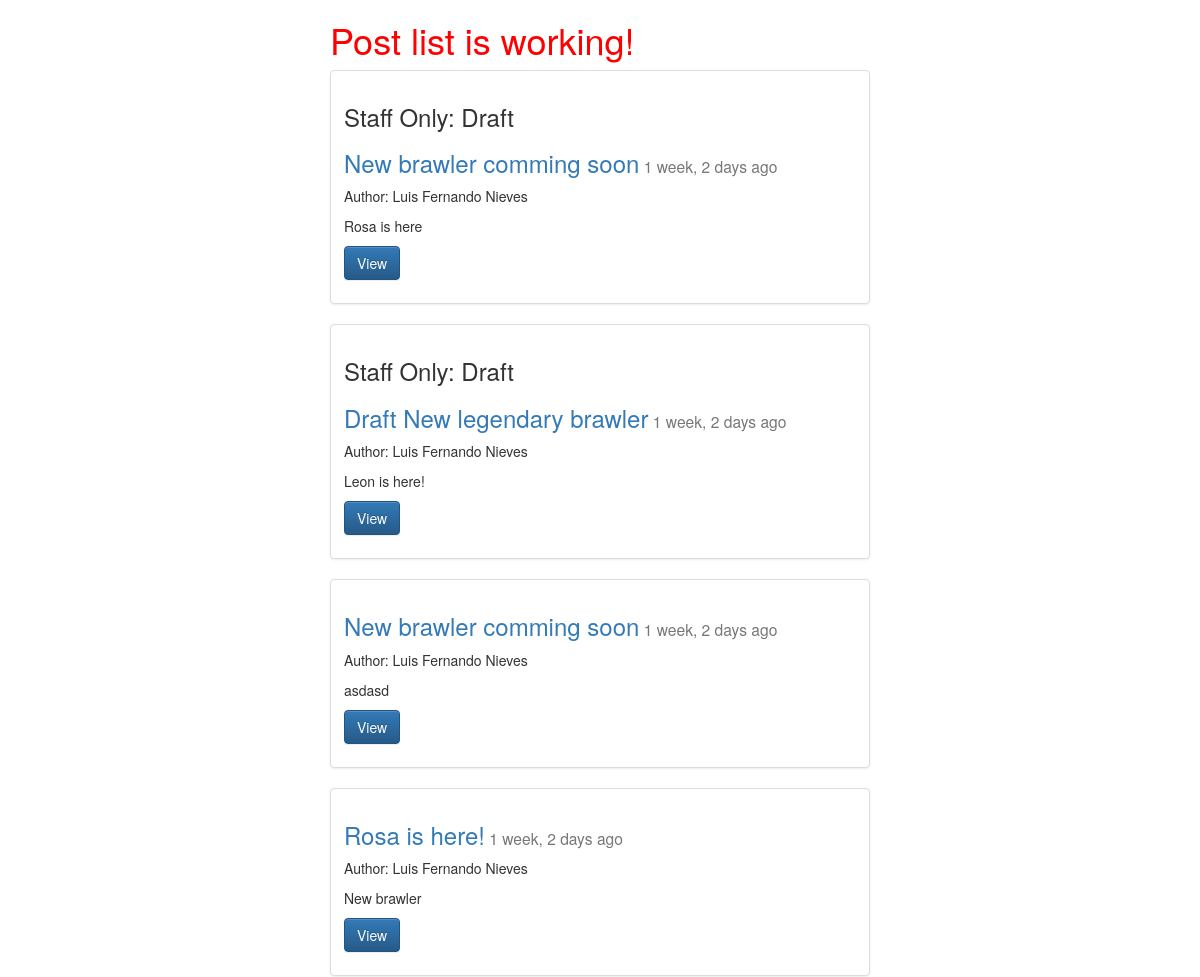
The app's page /posts/ (upper part), older data.
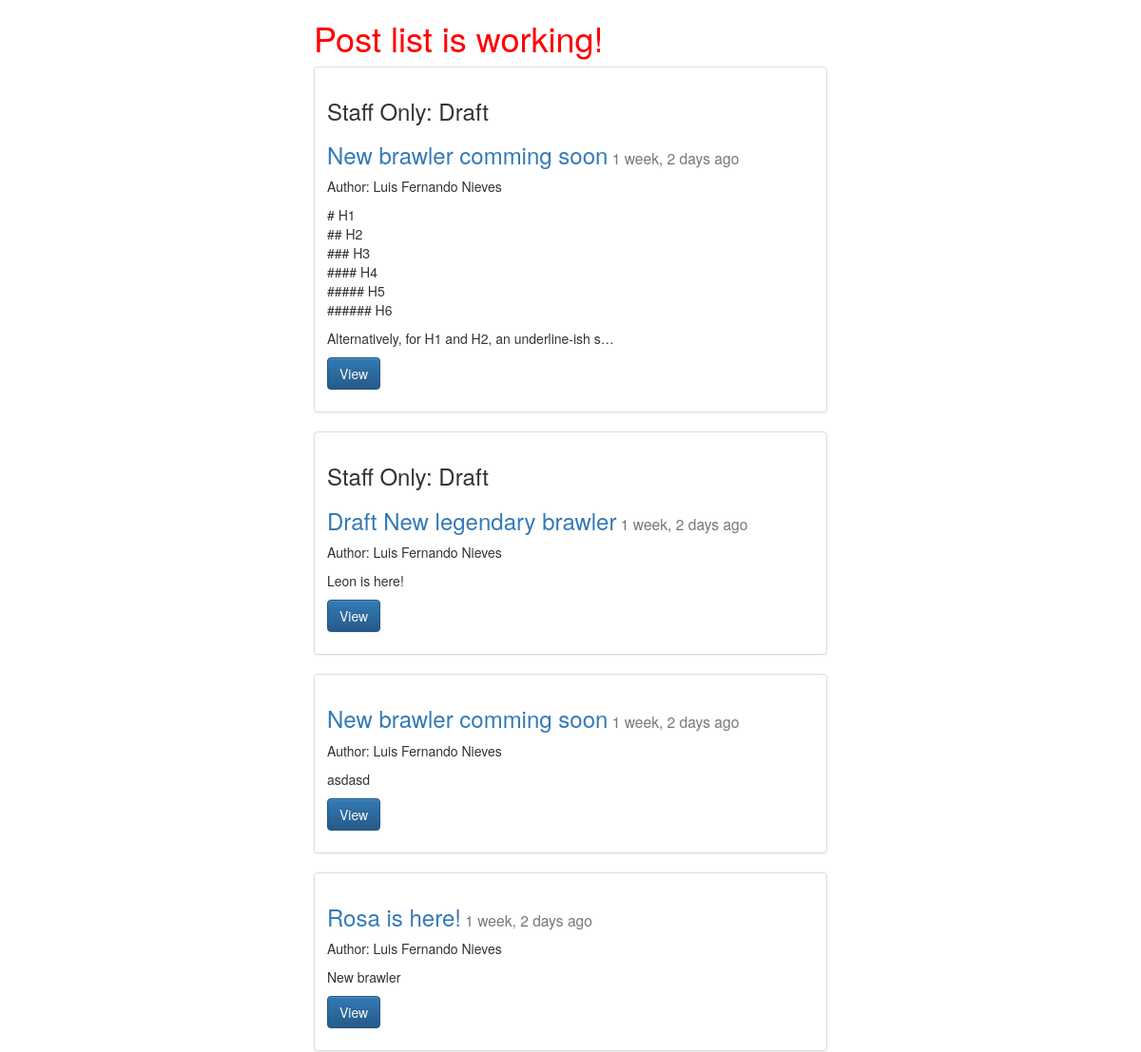
The same page, newer data.
### posts/models.py (models this page shows, shortened)
class Post(models.Model):
    user = models.ForeignKey(settings.AUTH_USER_MODEL, default=1)
    title = models.CharField(max_length=255)
    slug = models.SlugField(unique=True)
    image = models.ImageField(upload_to=upload_location,
            null=True,
            blank=True,
            width_field="width_field",
            height_field="height_field")
    height_field = models.IntegerField(default=0)
    width_field = models.IntegerField(default=0)
    content = models.TextField()
    draft = models.BooleanField(default=False)
    publish = models.DateField(auto_now=False, auto_now_add=False)
    updated = models.DateTimeField(auto_now=True, auto_now_add=False)
    timestamp = models.DateTimeField(auto_now=False, auto_now_add=True)
    objects = PostManager()
    def get_absolute_url(self):
        return reverse("posts:detail", kwargs={"slug": self.slug})

### posts/views.py (the view)
def post_list(request):
    today = timezone.now().date()
    queryset_list = Post.objects.active() # filter(draft=False).filter(publish__lte=timezone.now()) #all().order_by("-timestamp")
    if request.user.is_staff or not request.user.is_superuser:
        queryset_list = Post.objects.all()
    paginator = Paginator(queryset_list, 10)
    page_request_var = "page"
    page = request.GET.get(page_request_var)
    try:
        queryset = paginator.page(page)
    except PageNotAnInteger:
        queryset = paginator.page(1)
    except EmptyPage:
        queryset = paginator.page(paginator.num_pages)
    context = {
        "object_list": queryset,
        "title": "Post list is working!",
        "page_request_var": page_request_var,
        "today": today,
    }
    return render(request, "post_list.html", context)

### posts/models.py (called while the page is built)
    def active(self, *args, **kwargs):
        return super(PostManager, self).filter(draft=False).filter(publish__lte=timezone.now())

### templates/post_list.html (shortened to what this page needs)
{% extends "base.html" %}
{% block content %}
<div class="col-sm-6 col-sm-offset-3">
  <h1>{{ title }}</h1>
  {% for obj in object_list %}
    <div class="row">
      <div class="col-sm-12">
        <div class="thumbnail">
          <div class="caption">
          {% if obj.draft %}<h3>Staff Only: Draft</h3>{% endif %}
            <h3>
              <a href='{{ obj.get_absolute_url }}'>{{ obj.title }}</a><small> {{ obj.publish | timesince }} ago</small>
            </h3>
            <p>{% if obj.user.get_full_name %}Author: {{ obj.user.get_full_name }}{% endif %}</p>
            <p>{{ obj.content | linebreaks | truncatechars:120 }}</p>
            <p><a href="{{ obj.get_absolute_url }}" class="btn btn-primary" role="button">View</a></p>
          </div>
        </div>
      </div>
    </div>
  {% endfor %}
</div>
{% endblock content %}

Row changes from the older to the newer data that the page shows:
changed Post: content "Rosa is here" → "# H1 ## H2 ### H3 #### H4 ##### H5 ###### H6 Alternatively, for H1 and H2, an underline-ish s…"
